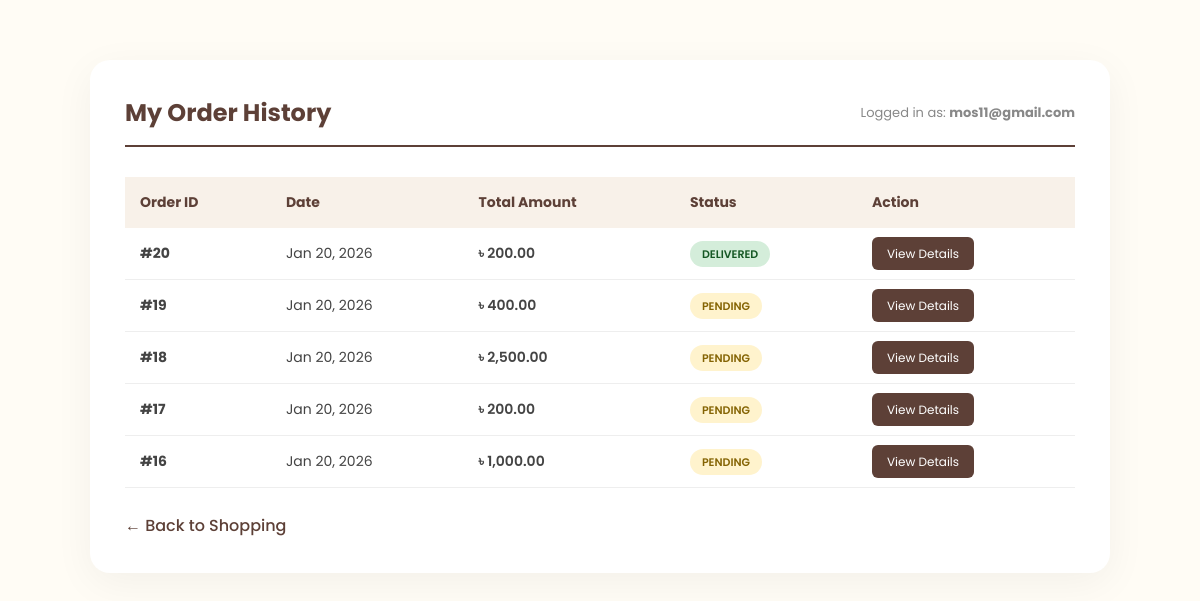
The app's page /View/my_orders.php (signed in) with its own data.
### tables this page shows
CREATE TABLE `orders` (
  `id` int(11) NOT NULL,
  `user_id` int(11) NOT NULL,
  `customer_name` varchar(255) NOT NULL,
  `total_amount` decimal(10,2) NOT NULL,
  `status` varchar(50) DEFAULT 'Pending',
  `created_at` timestamp NOT NULL DEFAULT current_timestamp(),
  `order_date` timestamp NOT NULL DEFAULT current_timestamp()
);

### View/my_orders.php (the view, shortened to what this page needs)
<?php
include '../Model/db.php';
$u_email = $_SESSION['email'];
$u_res = mysqli_query($conn, "SELECT id FROM users WHERE email='$u_email'");
$u_id = mysqli_fetch_assoc($u_res)['id'];
$res = mysqli_query($conn, "SELECT * FROM orders WHERE user_id = '$u_id' ORDER BY id DESC");
?>
<!DOCTYPE html>
<html lang="en">
<head>
</head>
<body>
<div class="order-container">
    <div class="header">
        <h2>My Order History</h2>
        <div style="font-size: 13px; color: #888;">Logged in as: <b><?php echo $_SESSION['email']; ?></b></div>
    </div>
    <table>
        <thead>
            <tr>
                <th>Order ID</th>
                <th>Date</th>
                <th>Total Amount</th>
                <th>Status</th>
                <th>Action</th>
            </tr>
        </thead>
        <tbody>
            <?php
            if(mysqli_num_rows($res) > 0) {
                while($row = mysqli_fetch_assoc($res)) { ?>
                <tr>
                    <td><b>#<?php echo $row['id']; ?></b></td>
                    <td><?php echo date('M d, Y', strtotime($row['created_at'])); ?></td>
                    <td style="font-weight: 600;">৳ <?php echo number_format($row['total_amount'], 2); ?></td>
                    <td>
                        <span class="status status-<?php echo $row['status']; ?>">
                            <?php echo $row['status']; ?>
                        </span>
                    </td>
                    <td>
                        <a href="order_details.php?id=<?php echo $row['id']; ?>" class="view-btn">View Details</a>
                    </td>
                </tr>
            <?php }
            } else { ?>
                <tr>
                    <td colspan="5" style="text-align: center; padding: 50px; color: #999;">You haven't placed any orders yet.</td>
                </tr>
            <?php } ?>
        </tbody>
    </table>
    <a href="../index.php" class="back-link">← Back to Shopping</a>
</div>
</body>
</html>

### View/my_orders.php (style rules this page uses)
body { background: #fffcf5; font-family: 'Poppins', sans-serif; margin: 0; padding: 20px; }
.order-container { max-width: 950px; margin: 40px auto; background: white; padding: 35px; border-radius: 20px; box-shadow: 0 10px 40px rgba(0,0,0,0.05); }
.header { display: flex; justify-content: space-between; align-items: center; border-bottom: 2px solid #5d4037; padding-bottom: 15px; margin-bottom: 30px; }
.header h2 { color: #5d4037; margin: 0; }
table { width: 100%; border-collapse: collapse; }
th { background: #f8f1e9; color: #5d4037; padding: 15px; text-align: left; font-size: 14px; }
td { padding: 15px; border-bottom: 1px solid #eee; font-size: 14px; color: #444; }
.status { padding: 5px 12px; border-radius: 15px; font-size: 11px; font-weight: 600; text-transform: uppercase; }
.status-Pending { background: #fff3cd; color: #856404; }
.status-Delivered { background: #d4edda; color: #155724; }
.view-btn { background: #5d4037; color: white; padding: 8px 15px; border-radius: 6px; text-decoration: none; font-size: 12px; transition: 0.3s; }
.back-link { display: inline-block; margin-top: 25px; color: #5d4037; text-decoration: none; font-weight: 500; }

### records on screen
orders: id "20", created_at "Jan 20, 2026", total_amount "200.00", status "DELIVERED"
orders: id "19", created_at "Jan 20, 2026", total_amount "400.00", status "PENDING"
orders: id "18", created_at "Jan 20, 2026", total_amount "2,500.00", status "PENDING"
orders: id "17", created_at "Jan 20, 2026", total_amount "200.00", status "PENDING"
orders: id "16", created_at "Jan 20, 2026", total_amount "1,000.00", status "PENDING"

### other values on screen
$_SESSION['email'] "mos11@gmail.com"
